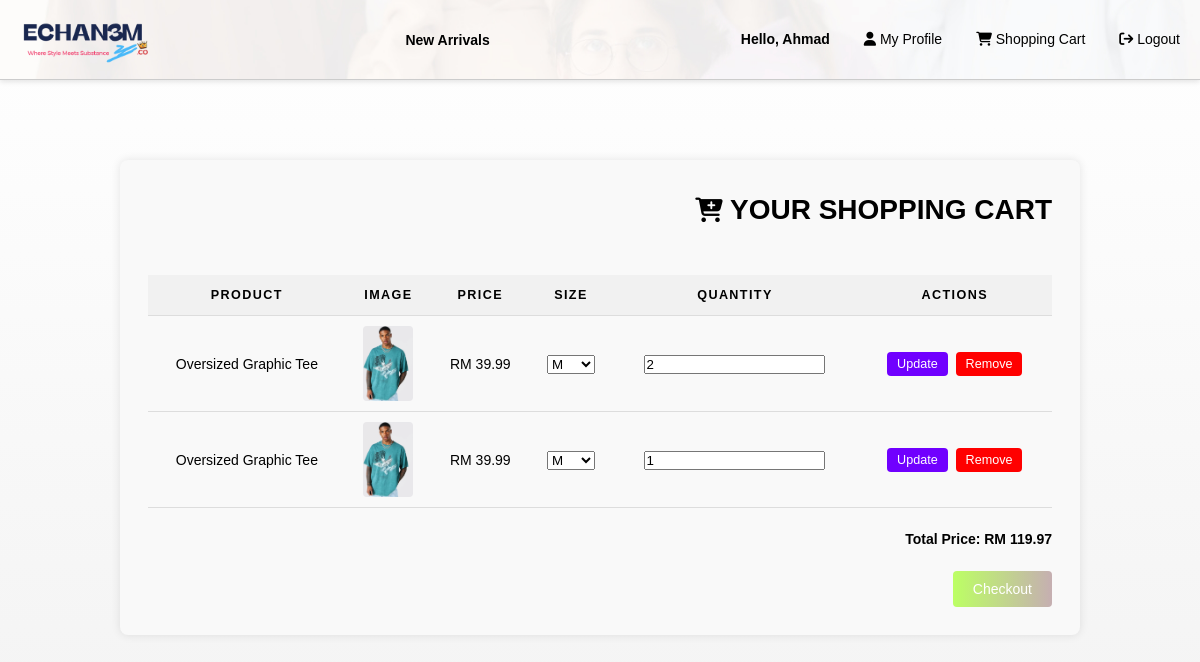
/page/cart.php (signed in), run on the app's committed database.
### tables this page shows
CREATE TABLE `carts` (
  `id` int(11) NOT NULL,
  `user_id` int(11) NOT NULL,
  `product_id` int(11) NOT NULL,
  `quantity` int(11) NOT NULL DEFAULT 1,
  `size` varchar(100) NOT NULL,
  `added_at` timestamp NOT NULL DEFAULT current_timestamp()
);

CREATE TABLE `products` (
  `id` int(11) NOT NULL,
  `name` varchar(100) NOT NULL,
  `description` text DEFAULT NULL,
  `price` decimal(10,2) NOT NULL,
  `sizes` longtext NOT NULL CHECK (json_valid(`sizes`)),
  `category` varchar(100) NOT NULL,
  `gendertype` varchar(100) NOT NULL,
  `stock` int(11) NOT NULL,
  `image_url` varchar(255) DEFAULT NULL,
  `created_at` timestamp NOT NULL DEFAULT current_timestamp()
);

### page/cart.php (the view, shortened to what this page needs)
<?php
    include('../incl/web_title_alt.html');
    if (!isset($_SESSION['user_id'])) {
        header('Location: ../access/login.php');
        exit();
    } else {
        $profile_button = '<a href="profile.php"><i class="fas fa-user"></i> My Profile</a>';
        $log_button = '<a href="../access/logout.php" onclick="return confirm(\'Are you sure you want to logout?\')"><i class="fas fa-sign-out"></i> Logout</a>';
    }
    $user_id = $_SESSION['user_id'];
    $query = "SELECT carts.id as cart_id, products.name, products.price, carts.quantity, carts.size, products.image_url, products.sizes
              FROM carts
              JOIN products ON carts.product_id = products.id
              WHERE carts.user_id = $user_id";
    $res = mysqli_query($dbc, $query);
    $total_price = 0;
?>
    <body style="margin-top: 10vh;">
        <section class="cart-section">
            <h1><i class="fa-solid fa-cart-plus" style="font-size: 1.75rem;"></i> YOUR SHOPPING CART</h1>
            <table class="cart-table">
                <thead>
                    <tr>
                        <th>Product</th>
                        <th>Image</th>
                        <th>Price</th>
                        <th>Size</th>
                        <th>Quantity</th>
                        <th>Actions</th>
                    </tr>
                </thead>
                <tbody>
                    <?php
                    if (mysqli_num_rows($res) > 0) {
                        while ($row = mysqli_fetch_assoc($res)) {
                            $total_price += $row['price'] * $row['quantity'];
                            ?>
                            <tr>
                                <td><?php echo htmlspecialchars($row['name']); ?></td>
                                <td><img src="<?php echo htmlspecialchars($row['image_url']); ?>" alt="<?php echo htmlspecialchars($row['name']); ?>" style="width: 50px;"></td>
                                <td>RM <?php echo htmlspecialchars($row['price']); ?></td>
                                <td>
                                    <form action="handler/cus_cart_update.php" method="post">
                                        <select name="size">
                                            <?php
                                            $sizes = json_decode($row['sizes']);
                                            foreach ($sizes as $size) {
                                                $selected = ($size == $row['size']) ? 'selected' : '';
                                                echo "<option value=\"$size\" $selected>$size</option>";
                                            }
                                            ?>
                                        </select>
                                </td>
                                <td>
                                        <input type="number" name="quantity" value="<?php echo $row['quantity']; ?>" min="1">
                                </td>
                                <td class="cart-actions">
                                        <button type="submit" id="cart-update">Update</button>
                                    <form action="handler/cus_cart_remove.php" method="post" style="display: inline;">
                                        <button type="submit" id="cart-remove" onclick="return confirm('Are you sure you want to remove this item from your cart?')">Remove</button>
                                    </form>
                                </td>
                            </tr>
                            <?php
                        }
                    } else {
                        echo '<tr><td colspan="6">Your cart is empty.</td></tr>';
                    }
                    ?>
                </tbody>
            </table>
            <div class="cart-total">
                <strong>Total Price: RM <?php echo $total_price; ?></strong>
            </div>
            <div class="cart-total">
                <button onclick="window.location.href='checkout.php'" class="grad-fx-plus">Checkout</button>
            </div>
        </section>
    </body>
    </html>

### css/stail-iii.css (style rules this page uses)
html { font-family: 'Palanquin', sans-serif; font-size: 14px; }
body { display: flex; flex-direction: column; align-items: center; }
header { display: flex; justify-content: space-between; align-items: center; padding: 1rem 2rem; background-color: #fff; position: sticky; top: 0; z-index: 10; box-shadow: 0 2px 5px rgba(0, 0, 0, 0.1); }
a { text-decoration: none; transition: all 0.2s ease-in-out; }
.nav-links { display: flex; }
.dropdown .dropbtn { background-color: transparent; border: none; cursor: pointer; padding: 0.5rem 1rem; font-size: 1rem; color: #000; }
.account-section { display: flex; }
.account-section a { margin-left: 1rem; color: #000; text-decoration: none; }
.cart-section { width: 80%; margin-top: 10vh; padding: 2rem; background: #f9f9f9; border-radius: 8px; box-shadow: 0 0 10px rgba(0, 0, 0, 0.1); }
.cart-section h1 { text-align: right; margin-bottom: 20px; font-size: 2em; }
.cart-table { width: 100%; border-collapse: collapse; margin-bottom: 20px; }
.cart-table th, .cart-table td { padding: 10px; text-align: center; border-bottom: 1px solid #ddd; }
.cart-table th { background: #f1f1f1; }
.cart-table img { width: 50px; height: auto; border-radius: 4px; }
.cart-actions form { display: inline; }
.cart-actions button { padding: 5px 10px; margin: 4px 2px; font-size: 0.9em; cursor: pointer; border: none; border-radius: 4px; color: white; }
#cart-update { background-color: #7000ff; color: white; }
#cart-remove { background-color: #ff0000; color: white; }
.cart-total { text-align: right; margin-top: 20px; }
.cart-total button { padding: 10px 20px; font-size: 1em; cursor: pointer; border: none; border-radius: 4px; background-color: #7000ff; color: white; transition: all 0.3s ease; }
table { width: 100%; border-collapse: collapse; margin-bottom: 1.5rem; }
table th, table td { padding: 1rem; text-align: left; border-bottom: 1px solid #ddd; }
table th { background-color: #f8f8f8; text-transform: uppercase; font-size: 0.9rem; letter-spacing: 0.1rem; }

### css/stail-sweetfx.css (style rules this page uses)
.grad-fx-plus { background: linear-gradient(270deg, #ff8b5d, #cf5eff, #bcff64); background-size: 400% 400%; -webkit-animation: gradient_fx 15s ease-in-out infinite; -moz-animation: gradient_fx 15s ease-in-out infinite; -o-animation: gradient_fx 15s ease-in-out infinite; animation: gradient_fx 15s ease-in-out infinite; }

### css/stylehome.css (style rules this page uses)
* { margin: 0; padding: 0; box-sizing: border-box; }
body { font-family: Arial, sans-serif; background-color: #f0f0f0; background-image: linear-gradient(to bottom, #ffffff, #f0f0f0); line-height: 1.6; margin-bottom: 60px; position: relative; min-height: 100vh; }
header { display: flex; justify-content: space-between; align-items: center; padding: 10px 20px; background-color: #fff; border-bottom: 1px solid #ccc; position: fixed; top: 0; width: 100%; height: 10vh; z-index: 1000; margin: 0; background-repeat: no-repeat; background-size: cover; background-position: center; }
.nav-links { display: flex; gap: 20px; }
.nav-links .dropdown { position: relative; display: inline-block; }
.dropbtn { border: none; background: none; font-weight: bold; }
.account-section { display: flex; align-items: center; gap: 20px; }
.account-section a { text-decoration: none; color: black; }
img { width: 100%; vertical-align: middle; }

### data on the page
carts: product.name "Oversized Graphic Tee", product.image_url (picture), product.price "39.99", size "M", quantity "2"
carts: product.name "Oversized Graphic Tee", product.image_url (picture), product.price "39.99", size "M", quantity "1"

### other printed values
$total_price "119.97"
